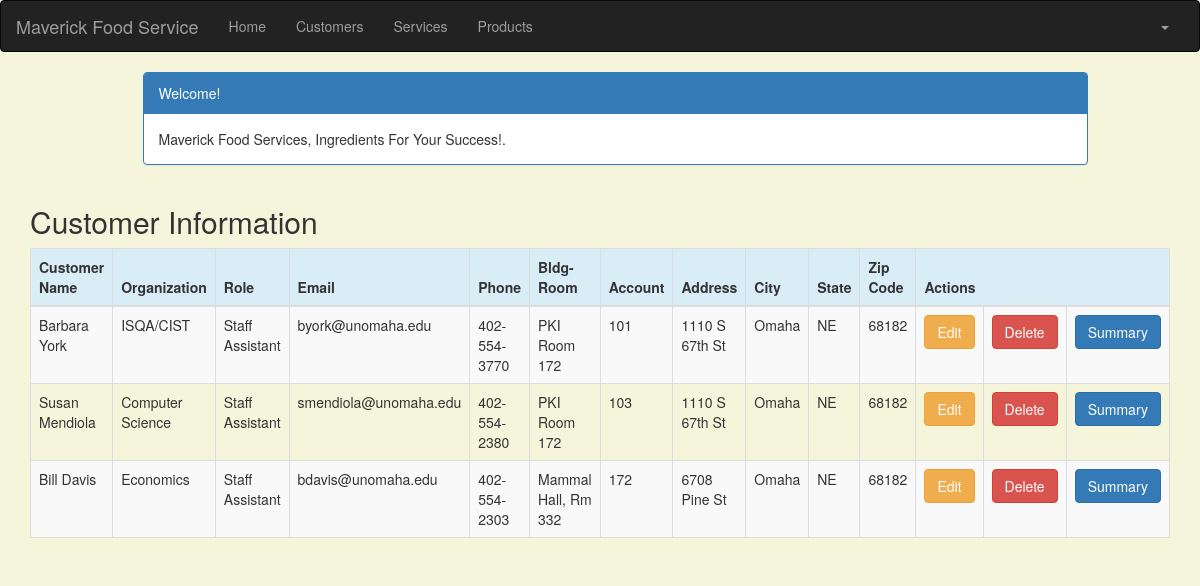
/customer_list (signed in), run on the app's committed database.
### crm/models.py (models this page shows, shortened)
class Customer(models.Model):
    cust_name = models.CharField(max_length=50)
    organization = models.CharField(max_length=100, blank=True)
    role = models.CharField(max_length=100)
    email = models.EmailField(max_length=100)
    bldgroom = models.CharField(max_length=100)
    address = models.CharField(max_length=200)
    account_number = models.IntegerField(blank=False, null=False)
    city = models.CharField(max_length=50)
    state = models.CharField(max_length=50)
    zipcode = models.CharField(max_length=10)
    phone_number = models.CharField(max_length=50)
    created_date = models.DateTimeField(
        default=timezone.now)
    updated_date = models.DateTimeField(auto_now_add=True)

### crm/views.py (the view)
# urls.py: path('customer_list', views.customer_list, name='customer_list'),
@login_required
def customer_list(request):
    customer = Customer.objects.filter(created_date__lte=timezone.now())
    return render(request, 'crm/customer_list.html',
                 {'customers': customer})

### crm/templates/crm/customer_list.html (shortened to what this page needs)
<!DOCTYPE html>
<html lang="en">
{% extends 'crm/base.html' %}
{% block content %}
    <html>
    <head>
        <link rel="stylesheet" href="https://maxcdn.bootstrapcdn.com/bootstrap/3.3.4/css/bootstrap.min.css">
    </head>
    <body>
    <div class="container">
        <div class="row">
            <div class="col-md-10 col-md-offset-1">
                <div class="panel panel-primary">
                    <div class="panel-heading">Welcome!</div>
                    <div class="panel-body">
                        Maverick Food Services, Ingredients For Your Success!.
                    </div>
                </div>
            </div>
        </div>
    </div>
    <div class="row">
        <h2 style="padding-left: 15Px">Customer Information</h2>
    </div>
    <div>
        <table class="table table-striped table-bordered table-hover">
            <thead>
            <tr class="bg-info">
                <th>Customer Name</th>
                <th>Organization</th>
                <th>Role</th>
                <th>Email</th>
                <th>Phone</th>
                <th>Bldg-Room</th>
                <th>Account</th>
                <th>Address</th>
                <th>City</th>
                <th>State</th>
                <th>Zip Code</th>
                <th colspan="3">Actions</th>
            </tr>
            </thead>
            <tbody>
            {% for customer in customers %}
                <tr>
                    <td>{{ customer.cust_name }}</td>
                    <td>{{ customer.organization }}</td>
                    <td>{{ customer.role }}</td>
                    <td>{{ customer.email }}</td>
                    <td>{{ customer.phone_number }}</td>
                    <td>{{ customer.bldgroom }}</td>
                    <td>{{ customer.account_number }}</td>
                    <td>{{ customer.address }}</td>
                    <td>{{ customer.city }}</td>
                    <td>{{ customer.state }}</td>
                    <td>{{ customer.zipcode }}</td>
                    <td><a href="{% url 'crm:customer_edit' pk=customer.pk %}" class="btn btn-warning">Edit</a>
                    <td><a href="{% url 'crm:customer_delete' pk=customer.pk %}"
                        onclick="return confirm('Are you sure you want to delete?')"
                        class="btn btn-danger">Delete</a>
                    </td>
                    <td><a href="{% url 'crm:summary' pk=customer.pk %}"
                           class="btn btn-primary">Summary</a>
                </tr>
            {% endfor %}
            </tbody>
        </table>
    </div>
    </body>
    </html>
{% endblock %}

### crm/templates/crm/customer_list.html (style rules this page uses)
body { background-color: beige; }

### data on the page
Customer: cust_name "Barbara York", organization "ISQA/CIST", role "Staff Assistant", email "byork@unomaha.edu", phone_number "402-554-3770", bldgroom "PKI Room 172", account_number "101", address "1110 S 67th St", city "Omaha", state "NE", zipcode "68182"
Customer: cust_name "Susan Mendiola", organization "Computer Science", role "Staff Assistant", email "smendiola@unomaha.edu", phone_number "402-554-2380", bldgroom "PKI Room 172", account_number "103", address "1110 S 67th St", city "Omaha", state "NE", zipcode "68182"
Customer: cust_name "Bill Davis", organization "Economics", role "Staff Assistant", email "bdavis@unomaha.edu", phone_number "402-554-2303", bldgroom "Mammal Hall, Rm 332", account_number "172", address "6708 Pine St", city "Omaha", state "NE", zipcode "68182"
